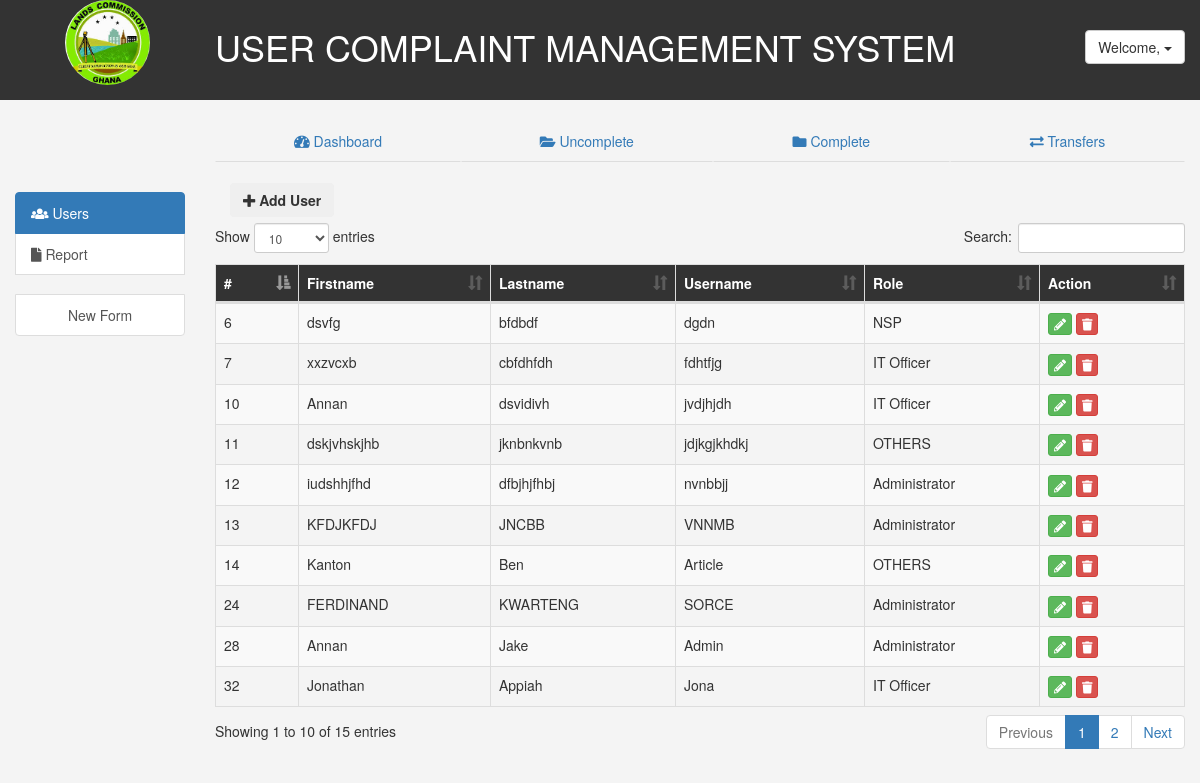
The page /pages/users.php on the database its author committed.
### tables this page shows
CREATE TABLE `users` (
  `id` int(11) NOT NULL,
  `firstName` varchar(30) NOT NULL,
  `lastName` varchar(30) NOT NULL,
  `userName` varchar(50) NOT NULL,
  `password` varchar(255) NOT NULL,
  `role` varchar(30) DEFAULT NULL,
  `status` varchar(10) NOT NULL
);

### pages/users.php (the view, shortened to what this page needs)
<?php
require 'header.php';
$sql = "SELECT * FROM users";
$results = mysqli_query($connect, $sql);
?>
<div class="col-md-10">
	<div class="col-md-2">
		<button class="btn" data-toggle="modal" data-target="#addUser">
			<i class="fas fa-plus"></i> <b>Add User</b>
		</button>
	</div>
	<br><br>
	<div class="responsive">
		<table class="table table-striped table-bordered" id="table">
				<thead>
				    <tr>
				        <th>#</th>
				        <th>Firstname</th>
				        <th>Lastname</th>
				        <th>Username</th>
				        <th>Role</th>
				        <th>Action</th>
				    </tr>
				</thead>
				<tbody>
			<?php
			while($user = mysqli_fetch_array($results)){ ?>
					<tr id = <?php echo $user['id']; ?> >
	                <td><?php echo $user['id']; ?></td>
	                <td data-target = "firstName"><?php echo  $user['firstName']; ?></td>
	                <td data-target = "lastName"><?php echo  $user['lastName']; ?></td>
	                <td data-target = "userName"><?php echo  $user['userName']; ?></td>
	                <td data-target = "role"><?php echo  $user['role']; ?></td>
	     			<td>
	     				<a data-role="update" data-id = <?php echo $user['id']; ?> class="btn btn-success btn-xs" ><i class='fas fa-pencil-alt'></i></a>
	     				<a href="../inc/deleteuser.inc.php?id=<?php echo $user['id']; ?>" onclick="return confirm('Are you sure?')" class="btn btn-danger btn-xs"><i class='fas fa-trash' ></i></a></td>
	            	</tr>
        	<?php } ?>
         </tbody>
        </table>
     </div>

### css/styles.css (style rules this page uses)
body { font-family: 'Roboto Slab', serif; background: #f4f4f4 !important; }
thead { background:#333; color: #fff; }
td>a>i { padding: 0px; }

### rows shown on the page
users: id "6", firstName "dsvfg", lastName "bfdbdf", userName "dgdn", role "NSP"
users: id "7", firstName "xxzvcxb", lastName "cbfdhfdh", userName "fdhtfjg", role "IT Officer"
users: id "10", firstName "Annan", lastName "dsvidivh", userName "jvdjhjdh", role "IT Officer"
users: id "11", firstName "dskjvhskjhb", lastName "jknbnkvnb", userName "jdjkgjkhdkj", role "OTHERS"
users: id "12", firstName "iudshhjfhd", lastName "dfbjhjfhbj", userName "nvnbbjj", role "Administrator"
users: id "13", firstName "KFDJKFDJ", lastName "JNCBB", userName "VNNMB", role "Administrator"
users: id "14", firstName "Kanton", lastName "Ben", userName "Article", role "OTHERS"
users: id "24", firstName "FERDINAND", lastName "KWARTENG", userName "SORCE", role "Administrator"
users: id "28", firstName "Annan", lastName "Jake", userName "Admin", role "Administrator"
users: id "32", firstName "Jonathan", lastName "Appiah", userName "Jona", role "IT Officer"
